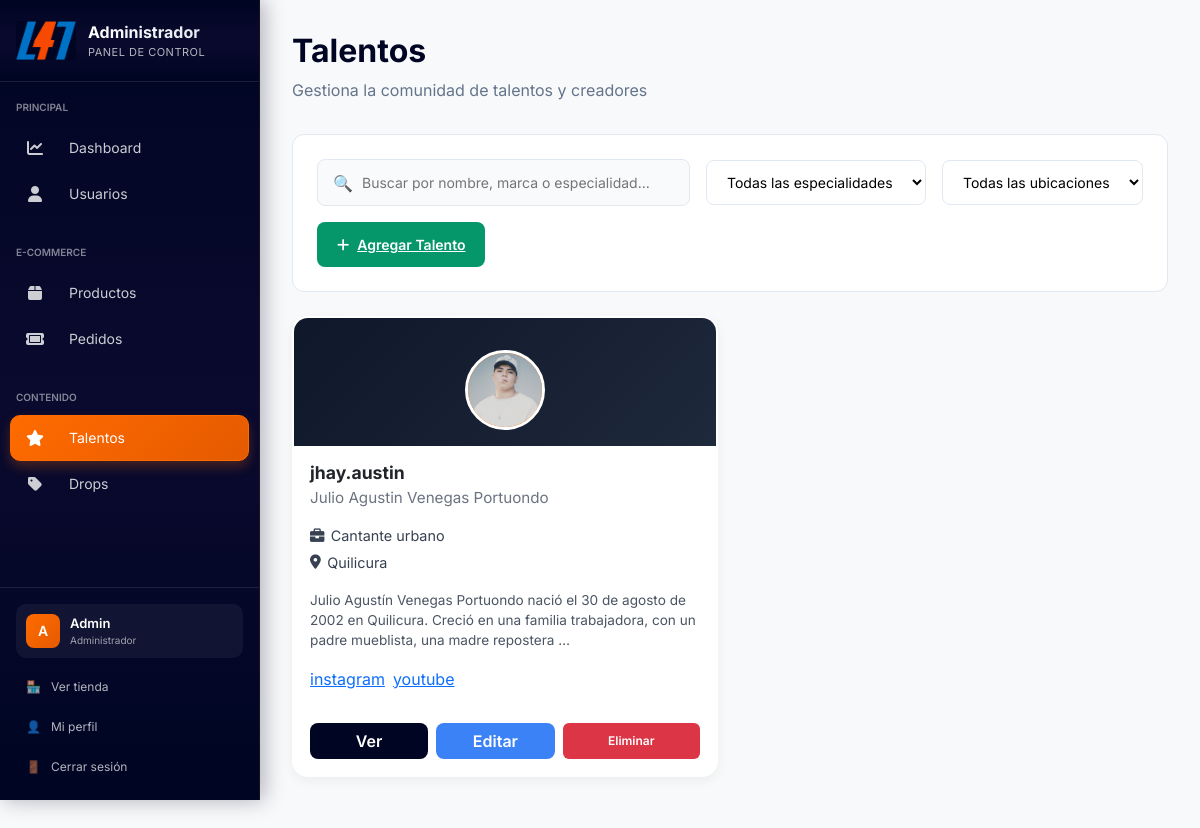
/adminpanel/talento/, run on an earlier commit of the app's database.
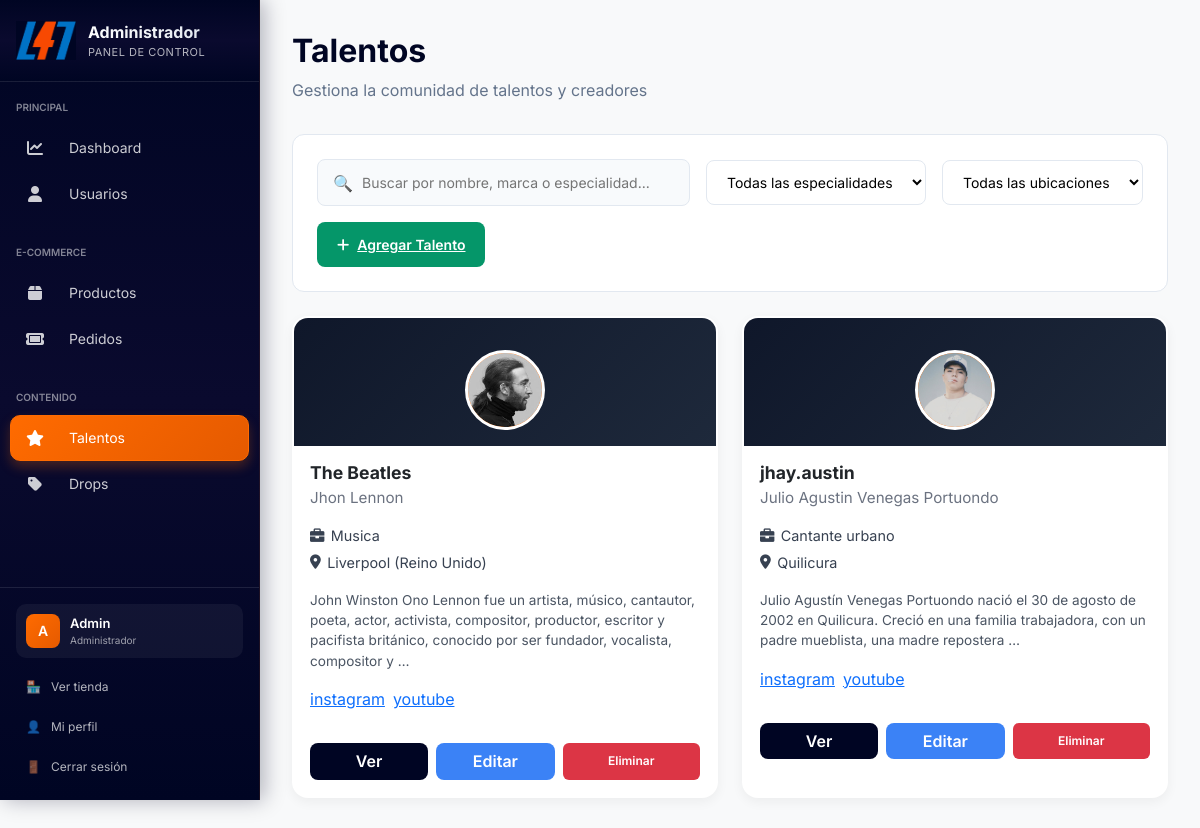
And on a later commit of the database.
### apps/talent/models.py (models this page shows, shortened)
class Talent(models.Model):
    full_name = models.CharField(max_length=100)
    brand_name = models.CharField(max_length=100, blank=True)
    location = models.CharField(max_length=100)
    specialty = models.CharField(max_length=100)
    biography = models.TextField()
    contact_email = models.EmailField(blank=True)
    phone_number = models.CharField(max_length=20, blank=True)
    profile_image = models.ImageField(upload_to='talents/profile/')
    cover_image = models.ImageField(upload_to='talents/cover/', blank=True)
    video_url = models.URLField(blank=True, help_text="Video de presentación/documental")
    is_verified = models.BooleanField(default=False)
    created_at = models.DateTimeField(auto_now_add=True)
    updated_at = models.DateTimeField(auto_now=True)
    class Meta:
        ordering = ['-is_verified', '-created_at']

class TalentSocialLink(models.Model):
    PLATFORM_CHOICES = [
        ('instagram', 'Instagram'),
        ('twitter', 'Twitter'),
        ('linkedin', 'LinkedIn'),
        ('website', 'Website'),
        ('facebook', 'Facebook'),
        ('youtube', 'YouTube'),
        ('tiktok', 'TikTok'),
        ('otro', 'Otro'),
    ]
    talent = models.ForeignKey(Talent, on_delete=models.CASCADE, related_name='social_links')
    platform = models.CharField(max_length=20, choices=PLATFORM_CHOICES)
    url = models.URLField()

### apps/adminpanel/views.py (the view)
def talentos(request):
    talents = Talent.objects.all()
    data = {
        'talents': talents,
    }
    return render(request, 'adminpanel/talent/talent.html', data)

### apps/cart/context_processors.py (called while the page is built)
def cart_context(request):
    cart = None
    if request.user.is_authenticated:
        cart = Cart.objects.filter(user=request.user).first()
    return {'cart': cart}

### apps/adminpanel/templates/adminpanel/talent/talent.html (shortened to what this page needs)
{% extends 'base/base_admin.html' %}
{% load static %}
{% block css %}
<link rel="stylesheet" href="{% static 'adminpanel/css/talent.css' %}">
{% endblock css %}
{% block content %}
<div class="content-area">
    <div class="content-header">
        <h1 class="content-title">Talentos</h1>
        <p class="content-subtitle">Gestiona la comunidad de talentos y creadores</p>
    </div>
    {% include 'adminpanel/talent/includes/talent_controls.html' %}
    <div class="talents-grid" id="talentsGrid">
        {% for talent in talents %}
        {% include 'adminpanel/talent/includes/talent_card.html' %}
        {% endfor %}
    </div>
</div>
{% endblock content %}

### apps/adminpanel/templates/adminpanel/talent/includes/talent_card.html (shortened to what this page needs)
<div class="talent-card" onclick="openTalentModal('{{ talent.id }}');">
    <div class="talent-card-header">
        <div class="talent-avatar">
            <img src="{{ talent.profile_image.url }}" alt="{{ talent.full_name }}">
        </div>
    </div>
    <div class="talent-card-body">
        <h3 class="talent-name">{{ talent.brand_name }}</h3>
        <p class="talent-brand">{{ talent.full_name }}</p>
        <ul class="talent-info">
            <li><i class="fa-solid fa-briefcase"></i> {{ talent.specialty }}</li>
            <li><i class="fa-solid fa-location-dot"></i> {{ talent.location }}</li>
        </ul>
        <p class="talent-description">
            {{ talent.biography|truncatewords:25 }}
        </p>
        <div class="talent-socials">
            {% for social in talent.social_links.all %}
            <a href="{{ social.url }}" target="_blank">
                <p>{{social.platform}}</p>
            </a>
            {% endfor %}
        </div>
        <div class="talent-actions">
            <button class="btn-view" onclick="openTalentModal('{{ talent.id }}'); event.stopPropagation()">Ver</button>
            <a href="#" class="btn-edit">Editar</a>
            <button class="btn btn-danger"
                onclick="confirmarEliminacion('{{ talent.id }}', '{{ talent.full_name }}'); event.stopPropagation();">Eliminar</button>
        </div>
    </div>
</div>

What changed in the data, as far as the page shows it:
added Talent: profile_image (picture), brand_name "The Beatles", full_name "Jhon Lennon", specialty "Musica", location "Liverpool (Reino Unido)", biography "John Winston Ono Lennon fue un artista, músico, cantautor, poeta, actor, activista, compositor, productor, escritor y pacifista británico, conocido por ser fundador, vocalista, compositor y …"
added TalentSocialLink: platform "instagram", shown under "The Beatles"
added TalentSocialLink: platform "youtube", shown under "The Beatles"
